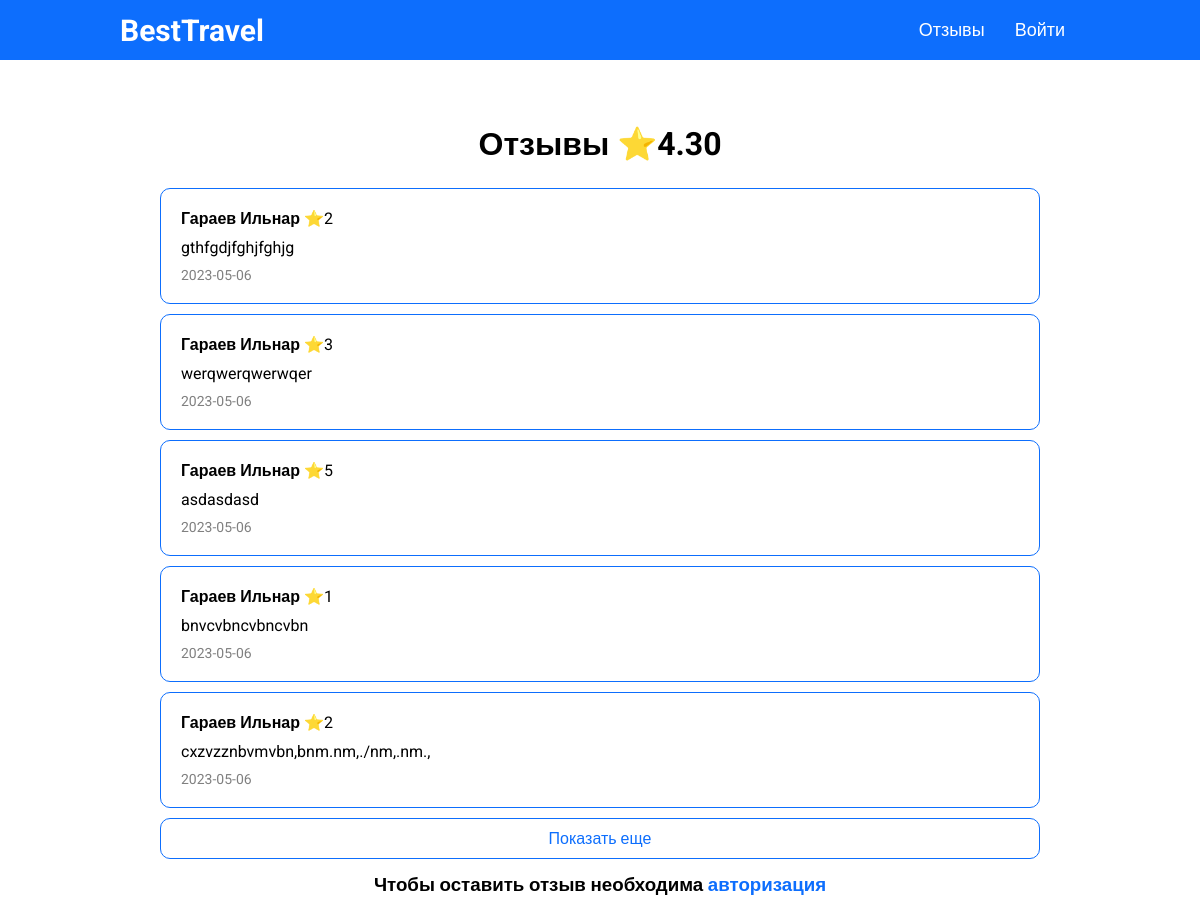
The page /reviews-page.php on the database its author committed.
### tables this page shows
CREATE TABLE `reviews` (
  `review_id` int(11) NOT NULL,
  `review_text` text NOT NULL,
  `review_date` datetime NOT NULL,
  `review_rate` int(11) NOT NULL,
  `user_id` int(11) NOT NULL
);

CREATE TABLE `users` (
  `user_id` int(11) NOT NULL,
  `surname` varchar(50) NOT NULL,
  `name` varchar(50) NOT NULL,
  `patronymic` varchar(50) NOT NULL,
  `email` varchar(50) NOT NULL,
  `phone` varchar(30) NOT NULL,
  `date_birth` date DEFAULT NULL,
  `login` varchar(50) NOT NULL,
  `password` varchar(255) NOT NULL,
  `role_id` int(11) NOT NULL
);

### database/requests.php (called while the page is built, shortened)
<?php
function getAll($string)
{
    require 'connect.php';
    $data = mysqli_query($connect, $string);
    if (mysqli_num_rows($data) > 0) {
        return mysqli_fetch_all($data, MYSQLI_ASSOC);
    } else {
        return false;
    }
}
function getOne($string)
{
    require 'connect.php';
    $data = mysqli_query($connect, $string);
    if (mysqli_num_rows($data) > 0) {
        return mysqli_fetch_assoc($data);
    } else {
        return false;
    }
}
class ApiProvider
{
    public function getReviews()
    {
        return getAll("
            select * from reviews r
            left join users u on u.user_id = r.user_id
            order by r.review_date desc;
        ");
    }
    public function getAvgReviews()
    {
        return getOne("
            select round(avg(review_rate),2) as avg from reviews;
        ");
    }
}
?>

### functions/methods.php (called while the page is built, shortened)
<?php
    class Methods
    {
        public function convDate($date) {
            $x = new DateTime($date);
            return $x->format('Y-m-d');
        }
  }
  $mtd = new Methods;
?>

### reviews-page.php (the view, shortened to what this page needs)
<?php
require_once 'database/requests.php';
require_once 'functions/methods.php';
$reviews = $provider->getReviews();
$avg = $provider->getAvgReviews();
?>
<!DOCTYPE html>
<html lang="ru">
<?php require_once 'templates/head.php'; ?>
<body>
<?php require_once 'templates/header.php'; ?>
<div class="container">
    <?php if($reviews): ?>
        <h1 class="tac">Отзывы &#11088;<?= $avg['avg'] ?></h1>
        <?php foreach($reviews as $item): ?>
            <div class="notification rew">
                <div class="not-title">
                    <b><?= $item['surname'] ?> <?= $item['name'] ?></b> <span class="rate">&#11088;<?= $item['review_rate'] ?></span>
                </div>
                <div class="not-desc">
                    <?= $item['review_text'] ?>
                </div>
                <div class="not-date">
                    <?= $mtd->convDate($item['review_date']) ?>
                </div>
            </div>
        <?php endforeach; ?>
        <button class="review-btn more btn">Показать еще</button>
    <?php else: ?>
        <h2 class="tac">Отзывов нет</h2>
    <?php endif; ?>
    <?php if($_SESSION['user']): ?>
        <form class="review" method="post">
            <textarea name="review_text" placeholder="Оставьте отзыв" rows="5" class="review-text" required></textarea>
            <div class="rating">
                <input type="radio" name="rating" value="5" id="rating-5" class="star-rate">
                <label for="rating-5"></label>
                <input type="radio" name="rating" value="4" id="rating-4" class="star-rate">
                <label for="rating-4"></label>
                <input type="radio" name="rating" value="3" id="rating-3" class="star-rate">
                <label for="rating-3"></label>
                <input type="radio" name="rating" value="2" id="rating-2" class="star-rate">
                <label for="rating-2"></label>
                <input type="radio" name="rating" value="1" id="rating-1" class="star-rate">
                <label for="rating-1"></label>
            </div>
            <button class="btn">Отправить</button>
        </form>
    <?php else: ?>
        <h3 class="tac">Чтобы оставить отзыв необходима <a class="blue" href="auth-page.php">авторизация</a></h3>
    <?php endif; ?>
</div>
</body>
</html>

### assets/css/style.css (style rules this page uses)
* { margin: 0; padding: 0; box-sizing: border-box; font-family: 'Roboto', sans-serif; }
html { scroll-behavior: smooth; }
body { overflow-x: hidden; }
.container { max-width: 1600px; margin: 0 auto; }
a { text-decoration: none; color: black; }
h1, h2, h3, h4, h5 { padding: 15px; }
.tac { text-align: center; }
.btn { transition: .2s linear; color: #0d6efd; }
button, input, select { background-color: white; padding: 10px 20px; border-radius: 10px; border: 1px solid #0d6efd; font-size: 16px; }
button { cursor: pointer; }
.notification { width: 80%; border: 1px solid #0d6efd; padding: 10px; border-radius: 10px; margin: 10px auto; }
.notification > div { margin: 10px; }
.not-date { color: grey; font-size: 14px; }
.blue { color: #0d6efd; }
.review-btn { display: block; width: 80%; margin: 0 auto; }
@media screen and (max-width: 1600px) { .container { padding: 50px; } }

### rows shown on the page
reviews: user.surname "Гараев", user.name "Ильнар", review_rate "2", review_text "gthfgdjfghjfghjg", review_date "2023-05-06"
reviews: user.surname "Гараев", user.name "Ильнар", review_rate "3", review_text "werqwerqwerwqer", review_date "2023-05-06"
reviews: user.surname "Гараев", user.name "Ильнар", review_rate "5", review_text "asdasdasd", review_date "2023-05-06"
reviews: user.surname "Гараев", user.name "Ильнар", review_rate "1", review_text "bnvcvbncvbncvbn", review_date "2023-05-06"
reviews: user.surname "Гараев", user.name "Ильнар", review_rate "2", review_text "cxzvzznbvmvbn,bnm.nm,./nm,.nm.,", review_date "2023-05-06"

### other values the page prints
$avg['avg'] "4.30"
